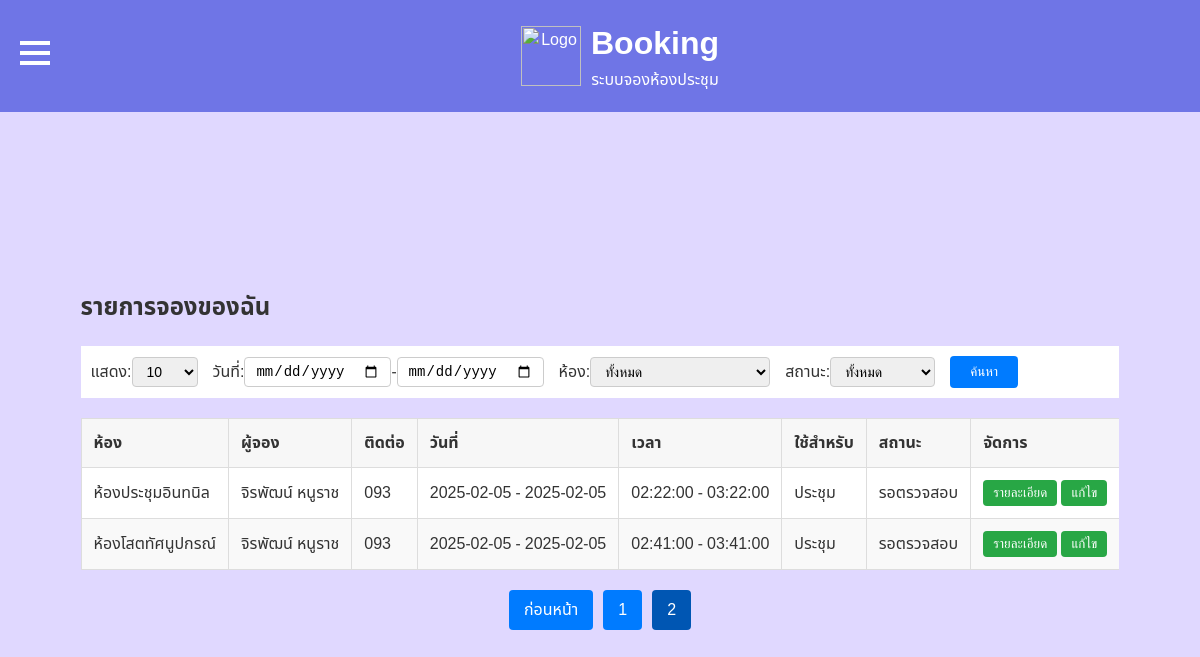
Screenshot of /mybk.php?page=2&limit=10 (signed in) with the database file from the repository.
### tables this page shows
CREATE TABLE `bookings` (
  `id` int(11) NOT NULL,
  `user_id` int(11) DEFAULT NULL,
  `room_id` int(11) NOT NULL,
  `participants` int(11) NOT NULL,
  `booker_name` varchar(255) NOT NULL,
  `phone` varchar(20) NOT NULL,
  `start_date` date NOT NULL,
  `end_date` date NOT NULL,
  `start_time` time NOT NULL,
  `end_time` time NOT NULL,
  `purpose` varchar(255) NOT NULL,
  `equipment` varchar(255) DEFAULT NULL,
  `other_details` text DEFAULT NULL,
  `created_at` timestamp NOT NULL DEFAULT current_timestamp(),
  `is_confirmed` tinyint(1) NOT NULL DEFAULT 0
);

CREATE TABLE `rooms` (
  `id` int(11) NOT NULL,
  `room_name` varchar(100) NOT NULL,
  `description` text DEFAULT NULL,
  `location` varchar(255) DEFAULT NULL,
  `capacity` int(11) NOT NULL,
  `image` varchar(255) DEFAULT NULL,
  `created_at` timestamp NOT NULL DEFAULT current_timestamp(),
  `is_visible` tinyint(1) DEFAULT 1
);

### mybk.php (the view, shortened to what this page needs)
<?php
    include 'db/db_connection.php';
    $limit = isset($_GET['limit']) ? intval($_GET['limit']) : 10;
    $start_date = isset($_GET['start_date']) ? $_GET['start_date'] : '';
    $end_date = isset($_GET['end_date']) ? $_GET['end_date'] : '';
    $page = isset($_GET['page']) ? intval($_GET['page']) : 1;
    $offset = ($page - 1) * $limit;
    $sql = "SELECT b.id, b.participants, b.booker_name, b.phone,
                   b.start_date, b.end_date, b.start_time, b.end_time,
                   b.purpose, b.equipment, b.other_details, b.is_confirmed,
                   r.room_name
            FROM bookings b
            JOIN rooms r ON b.room_id = r.id
            WHERE b.user_id = {$_SESSION['user_id']}";
    $sql .= " ORDER BY b.start_date DESC LIMIT $limit OFFSET $offset";
    $result = $conn->query($sql);
    $bookings = $result->fetch_all(MYSQLI_ASSOC);
    $count_sql = "SELECT COUNT(*) AS total FROM bookings b WHERE b.user_id = {$_SESSION['user_id']}";
    $count_result = $conn->query($count_sql);
    $total_rows = $count_result->fetch_assoc()['total'];
    $total_pages = ceil($total_rows / $limit);
?>
<!DOCTYPE html>
<html lang="th">
<head>
    <link rel="stylesheet" href="css/theme.css">
    <link rel="stylesheet" href="css/approvebk.css">
</head>
<body>
<div class="container">
    <h2>รายการจองของฉัน</h2>
    <div class="filter-options">
        <form method="GET">
            <label>แสดง:
                <select name="limit">
                    <?php foreach ([100, 50, 40, 30, 20, 10] as $num): ?>
                        <option value="<?= $num ?>" <?= $num == $limit ? 'selected' : '' ?>><?= $num ?></option>
                    <?php endforeach; ?>
                </select>
            </label>
            <label>วันที่: <input type="date" name="start_date" value="<?= $start_date ?>"> - <input type="date" name="end_date" value="<?= $end_date ?>"></label>
            <label>ห้อง:
                <select name="room_id">
                    <option value="0">ทั้งหมด</option>
                </select>
            </label>
            <label>สถานะ:
                <select name="status">
                    <option value="-1">ทั้งหมด</option>
                </select>
            </label>
            <button type="submit">ค้นหา</button>
        </form>
    </div>
    <table class="room-table">
    <thead>
        <tr>
            <th>ห้อง</th>
            <th>ผู้จอง</th>
            <th>ติดต่อ</th>
            <th>วันที่</th>
            <th>เวลา</th>
            <th>ใช้สำหรับ</th>
            <th>สถานะ</th>
            <th>จัดการ</th>
        </tr>
    </thead>
    <tbody>
        <?php foreach ($bookings as $booking): ?>
        <tr>
            <td><?= htmlspecialchars($booking['room_name']) ?></td>
            <td><?= htmlspecialchars($booking['booker_name']) ?></td>
            <td><?= htmlspecialchars($booking['phone']) ?></td>
            <td><?= htmlspecialchars($booking['start_date']) ?> - <?= htmlspecialchars($booking['end_date']) ?></td>
            <td><?= htmlspecialchars($booking['start_time']) ?> - <?= htmlspecialchars($booking['end_time']) ?></td>
            <td><?= htmlspecialchars($booking['purpose']) ?></td>
            <td>
                <?php
                    $statusText = ['รอตรวจสอบ', 'อนุมัติ', 'ไม่อนุมัติ', 'ยกเลิกแล้ว'];
                    echo $statusText[$booking['is_confirmed']] ?? 'ไม่ทราบสถานะ';
                ?>
            </td>
            <td>
                <button onclick="openModal(<?= $booking['id'] ?>)">รายละเอียด</button>
                <button onclick="editBooking(<?= $booking['id'] ?>)">แก้ไข</button>
            </td>
        </tr>
        <?php endforeach; ?>
    </tbody>
    </table>
    <div class="pagination">
        <?php if ($page > 1): ?>
            <a href="?page=<?= $page - 1 ?>&limit=<?= $limit ?>">ก่อนหน้า</a>
        <?php endif; ?>
        <?php for ($i = 1; $i <= $total_pages; $i++): ?>
            <a href="?page=<?= $i ?>&limit=<?= $limit ?>" <?= $page == $i ? 'style="background-color: #0056b3;"' : '' ?>><?= $i ?></a>
        <?php endfor; ?>
    </div>
</div>
</body>
</html>

### css/theme.css (style rules this page uses)
body { display: flex; justify-content: center; align-items: center; background: linear-gradient(135deg, #e0d8ff, #e0d8ff); font-family: "Noto Sans Thai", sans-serif; font-optical-sizing: auto; font-style: normal; margin: 0; overflow-x: hidden; }

### css/approvebk.css (style rules this page uses)
body { background-color: #fff; font-family: "Noto Sans Thai", sans-serif; font-optical-sizing: auto; font-style: normal; color: #333; margin-top: 100px; }
.room-table th, .room-table td { padding: 12px; text-align: left; border: 1px solid #ddd; border-right: 2px solid #ccc; }
.room-table th:last-child, .room-table td:last-child { border-right: none; }
.filter-options form { display: flex; flex-wrap: wrap; gap: 15px; margin-bottom: 20px; padding: 10px; background-color: #fff; }
.filter-options label { font-size: 16px; display: flex; align-items: center; }
.filter-options select, .filter-options input[type="date"] { padding: 5px 10px; font-size: 14px; border: 1px solid #ccc; border-radius: 4px; }
.filter-options button { padding: 8px 20px; background-color: #007bff; color: white; border: none; border-radius: 4px; cursor: pointer; }
.room-table { width: 100%; border-collapse: collapse; margin-top: 20px; background-color: #fff; table-layout: auto; }
.room-table th, .room-table td { padding: 12px; text-align: left; border: 1px solid #ddd; }
.room-table th { background-color: #f7f7f7; font-weight: bold; }
.room-table tr:nth-child(even) { background-color: #f9f9f9; }
.room-table td button { padding: 5px 10px; background-color: #28a745; color: white; border: none; border-radius: 4px; cursor: pointer; }
.pagination { margin-top: 20px; display: flex; justify-content: center; gap: 10px; }
.pagination a { padding: 8px 15px; background-color: #007bff; color: white; border-radius: 4px; text-decoration: none; }

### rows the page displays
bookings: room.room_name "ห้องประชุมอินทนิล", booker_name "จิรพัฒน์ หนูราช", phone "093", start_date "2025-02-05", end_date "2025-02-05", start_time "02:22:00", end_time "03:22:00", purpose "ประชุม", is_confirmed "รอตรวจสอบ"
bookings: room.room_name "ห้องโสตทัศนูปกรณ์", booker_name "จิรพัฒน์ หนูราช", phone "093", start_date "2025-02-05", end_date "2025-02-05", start_time "02:41:00", end_time "03:41:00", purpose "ประชุม", is_confirmed "รอตรวจสอบ"

### other values shown
form field limit "10"
